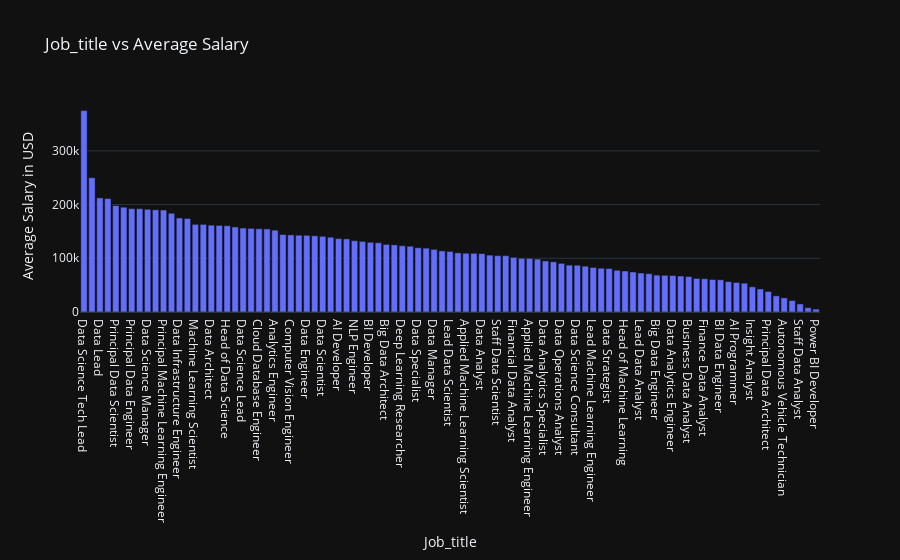

Notebook cell for this chart:
### Code cell
import plotly.graph_objects as go
import pandas as pd
import plotly.figure_factory as ff
from IPython.display import display, HTML

df = pd.read_csv('ds_salaries.csv')

def obj_var_summary(df, obj_var):
    avg_salary = df.groupby(obj_var)['salary_in_usd'].mean().reset_index()
    avg_salary_sorted = avg_salary.sort_values('salary_in_usd', ascending=False)
    fig = go.Figure()
    fig.add_trace(go.Bar(x=avg_salary_sorted[obj_var], y=avg_salary_sorted['salary_in_usd']))

    fig.update_layout(title=obj_var.capitalize() + ' vs Average Salary',
                      xaxis_title=obj_var.capitalize(),
                      yaxis_title='Average Salary in USD',
                      template='plotly_dark')

    fig.show()
    table_html = avg_salary_sorted.to_html(index=False, classes='dark-table')
    display(HTML(table_html))

obj_var_summary(df, 'job_title')

### Figure 1 — Plotly figure (JSON) as saved in the notebook; plotly's stock layout.template omitted (floating-point values rounded to 4 significant figures)
{"data": [{"type": "bar", "x": ["Data Science Tech Lead", "Cloud Data Architect", "Data Lead", "Data Analytics Lead", "Principal Data Scientist", "Director of Data Science", "Principal Data Engineer", "Machine Learning Software Engineer", "Data Science Manager", "Applied Scientist", "Principal Machine Learning Engineer", "Head of Data", "Data Infrastructure Engineer", "Business Intelligence Engineer", "Machine Learning Scientist", "Research Engineer", "Data Architect", "Research Scientist", "Head of Data Science", "ML Engineer", "Data Science Lead", "Machine Learning Manager", "Cloud Database Engineer", "Machine Learning Engineer", "Analytics Engineer", "Marketing Data Analyst", "Computer Vision Engineer", "Machine Learning Infrastructure Engineer", "Data Engineer", "Data Analytics Manager", "Data Scientist", "Lead Data Engineer", "AI Developer", "Data Scientist Lead", "NLP Engineer", "ETL Developer", "BI Developer", "MLOps Engineer", "Big Data Architect", "Manager Data Management", "Deep Learning Researcher", "Principal Data Analyst", "Data Specialist", "Data Modeler", "Data Manager", "Applied Data Scientist", "Lead Data Scientist", "AI Scientist", "Applied Machine Learning Scientist", "Deep Learning Engineer", "Data Analyst", "Machine Learning Researcher", "Staff Data Scientist", "BI Analyst", "Financial Data Analyst", "Azure Data Engineer", "Applied Machine Learning Engineer", "Data Operations Engineer", "Data Analytics Specialist", "Data Science Engineer", "Data Operations Analyst", "Cloud Data Engineer", "Data Science Consultant", "Data Quality Analyst", "Lead Machine Learning Engineer", "Data Analytics Consultant", "Data Strategist", "Computer Vision Software Engineer", "Head of Machine Learning", "Machine Learning Developer", "Lead Data Analyst", "ETL Engineer", "Big Data Engineer", "Data Management Specialist", "Data Analytics Engineer", "Marketing Data Engineer", "Business Data Analyst", "Software Data Engineer", "Finance Data Analyst", "BI Data Analyst", "BI Data Engineer", "Product Data Analyst", "AI Programmer", "Data DevOps Engineer", "Insight Analyst", "Machine Learning Research Engineer", "Principal Data Architect", "Compliance Data Analyst", "Autonomous Vehicle Technician", "3D Computer Vision Researcher", "Staff Data Analyst", "Product Data Scientist", "Power BI Developer"], "y": [375000, 250000, 212500, 211300.0, 198200.0, 195100.0, 192500, 192420, 191300.0, 190300.0, 190000, 183900.0, 175100.0, 174150, 163200.0, 163100.0, 161700.0, 161200.0, 160600.0, 158400.0, 156300.0, 155700.0, 155000, 154700.0, 152400.0, 144327, 143500.0, 143000.0, 142800.0, 141900.0, 140900.0, 139200.0, 136700.0, 136153, 132800.0, 131500.0, 129800.0, 129000, 125800.0, 125000, 123405, 122500, 119600.0, 118900, 116600.0, 113700.0, 112800.0, 110100.0, 109500.0, 109241, 108700.0, 105900.0, 105000, 104900.0, 101700.0, 100000, 99880.0, 98485, 95000, 93482, 90560.0, 87300.0, 87010.0, 85310.0, 82930.0, 81500, 81000, 77690.0, 76309, 74520.0, 72570.0, 71390.0, 68672, 68293, 67870.0, 66970, 66070.0, 62510, 61896, 60440.0, 60000, 56500.0, 55000, 53654, 46786, 42820.0, 38154, 30000, 26280.0, 21350.0, 15000, 8000, 5409]}], "layout": {"autosize": true, "title": {"text": "Job_title vs Average Salary"}, "xaxis": {"autorange": true, "range": [-0.5, 92.5], "title": {"text": "Job_title"}, "type": "category"}, "yaxis": {"autorange": true, "range": [0, 394700.0], "title": {"text": "Average Salary in USD"}, "type": "linear"}}}
